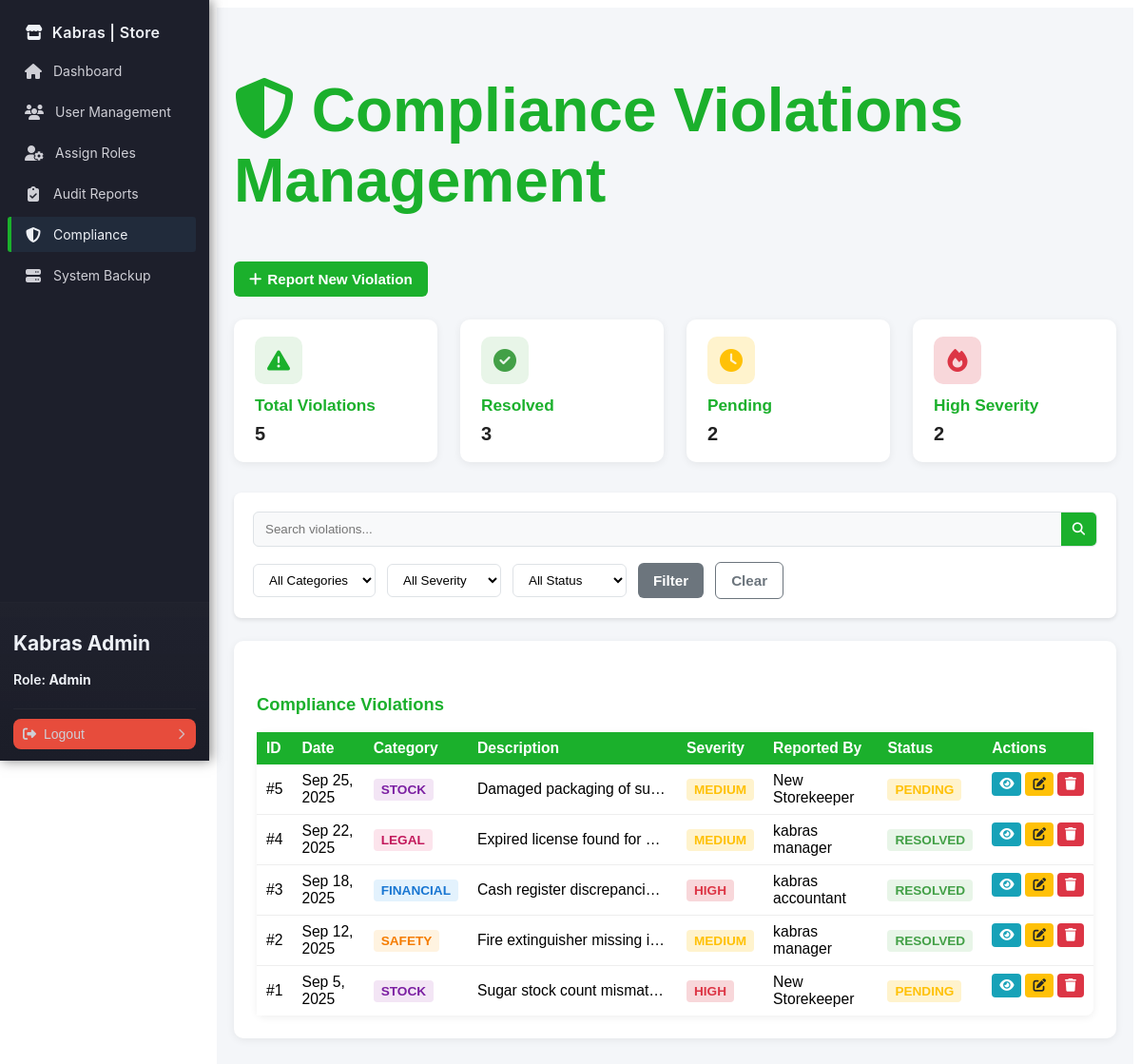
Screenshot of /admin/compliance.php (signed in) with the database file from the repository.
### tables this page shows
CREATE TABLE `users` (
  `id` int NOT NULL AUTO_INCREMENT,
  `name` varchar(100) NOT NULL,
  `email` varchar(100) NOT NULL,
  `password` varchar(255) NOT NULL,
  `phone` varchar(15) DEFAULT NULL,
  `national_id` varchar(20) DEFAULT NULL,
  `role` enum('Admin','StoreKeeper','Cashier','Manager','Accountant') NOT NULL,
  `last_login` datetime DEFAULT NULL,
  `created_at` timestamp NULL DEFAULT CURRENT_TIMESTAMP,
  `updated_at` timestamp NULL DEFAULT CURRENT_TIMESTAMP ON UPDATE CURRENT_TIMESTAMP,
  PRIMARY KEY (`id`),
  UNIQUE KEY `email` (`email`)
);

CREATE TABLE `compliance_violations` (
  `id` int NOT NULL AUTO_INCREMENT,
  `violation_date` datetime NOT NULL DEFAULT CURRENT_TIMESTAMP,
  `category` enum('Financial','Stock','Safety','Legal') NOT NULL,
  `reported_by` int NOT NULL,
  `description` text NOT NULL,
  `severity` enum('Low','Medium','High') NOT NULL DEFAULT 'Low',
  `status` enum('Pending','Resolved') NOT NULL DEFAULT 'Pending',
  `resolution_notes` text,
  `resolved_by` int DEFAULT NULL,
  `created_at` datetime DEFAULT CURRENT_TIMESTAMP,
  `updated_at` datetime DEFAULT CURRENT_TIMESTAMP ON UPDATE CURRENT_TIMESTAMP,
  PRIMARY KEY (`id`),
  KEY `reported_by` (`reported_by`),
  KEY `resolved_by` (`resolved_by`),
  CONSTRAINT `compliance_violations_ibfk_2` FOREIGN KEY (`resolved_by`) REFERENCES `users` (`id`)
);

### admin/compliance.php (the view, shortened to what the rows shown need)
<?php
require_once '../handlers/AuthHandler.php';
require_once '../handlers/AuditHandler.php';
require_once '../app/models/User.php';
$authHandler = new AuthHandler();
$auditHandler = new AuditHandler();
$currentUser = $authHandler->getCurrentUser();
$filters = [];
$page = isset($_GET['page']) ? (int)$_GET['page'] : 1;
$limit = 10;
$violations = $auditHandler->getComplianceViolations($page, $limit, $filters);
?>
<!DOCTYPE html>
<html lang="en">
<head>
    <link rel="stylesheet" href="../assets/css/sidebar.css">
    <link rel="stylesheet" href="../assets/css/compliance.css">
    <link rel="stylesheet" href="https://cdnjs.cloudflare.com/ajax/libs/font-awesome/6.4.0/css/all.min.css">
</head>
<body>
    <?php include '../includes/sidebar.php'; ?>
    <main class="compliance-main-content">
        <div class="compliance-container">
            <div class="compliance-title">
                <h1><i class="fas fa-shield-alt"></i> Compliance Violations Management</h1>
            </div>
            <div class="compliance-activities-row">
                <div class="compliance-table-card">
                    <table class="compliance-table">
                        <thead>
                            <tr>
                                <th>ID</th>
                                <th>Date</th>
                                <th>Category</th>
                                <th>Description</th>
                                <th>Severity</th>
                                <th>Reported By</th>
                                <th>Status</th>
                                <th>Actions</th>
                            </tr>
                        </thead>
                        <tbody>
                            <?php if (empty($violations)): ?>
                                <tr>
                                    <td colspan="8" class="no-data">No compliance violations found</td>
                                </tr>
                            <?php else: ?>
                                <?php foreach ($violations as $violation): ?>
                                    <tr>
                                        <td>#<?= $violation['id'] ?></td>
                                        <td><?= date('M j, Y', strtotime($violation['violation_date'])) ?></td>
                                        <td><span
                                                class="category-badge category-<?= strtolower($violation['category']) ?>"><?= $violation['category'] ?></span>
                                        </td>
                                        <td class="description-cell" title="<?= htmlspecialchars($violation['description']) ?>">
                                            <?= strlen($violation['description']) > 50 ? substr(htmlspecialchars($violation['description']), 0, 50) . '...' : htmlspecialchars($violation['description']) ?>
                                        </td>
                                        <td><span
                                                class="severity-badge severity-<?= strtolower($violation['severity']) ?>"><?= $violation['severity'] ?></span>
                                        </td>
                                        <td><?= htmlspecialchars($violation['reported_by_name']) ?></td>
                                        <td><span
                                                class="status-badge status-<?= strtolower($violation['status']) ?>"><?= $violation['status'] ?></span>
                                        </td>
                                        <td class="actions">
                                            <button onclick="viewViolation(<?= $violation['id'] ?>)" class="btn-action btn-view"
                                                title="View">
                                                <i class="fas fa-eye"></i>
                                            </button>
                                            <button onclick="editViolation(<?= $violation['id'] ?>)" class="btn-action btn-edit"
                                                title="Edit">
                                                <i class="fas fa-edit"></i>
                                            </button>
                                            <button onclick="deleteViolation(<?= $violation['id'] ?>)" class="btn-action btn-delete"
                                                title="Delete">
                                                <i class="fas fa-trash"></i>
                                            </button>
                                        </td>
                                    </tr>
                                <?php endforeach; ?>
                            <?php endif; ?>
                        </tbody>
                    </table>
                </div>
            </div>
        </div>
    </main>
</body>
</html>

### includes/sidebar.php (shortened to what the rows shown need)
<link rel="stylesheet" href="https://cdnjs.cloudflare.com/ajax/libs/font-awesome/6.4.0/css/all.min.css"
 />
<aside class="sidebar" role="navigation" aria-label="Main Sidebar">
    <div class="sidebar-inner">
        <div class="sidebar-footer" role="region" aria-label="User actions">
            <div class="user-name">
                <h2>
                    <?php
                    if (isset($currentUser) && isset($currentUser['name']) && $currentUser['name']) {
                        echo htmlspecialchars($currentUser['name']);
                    } elseif (isset($_SESSION['user_name']) && $_SESSION['user_name']) {
                        echo htmlspecialchars($_SESSION['user_name']);
                    } else {
                        echo 'Guest';
                    }
                    ?>
                </h2>
                <p>Role: <strong>
                        <?php
                        if (isset($currentUser) && isset($currentUser['role']) && $currentUser['role']) {
                            echo htmlspecialchars($currentUser['role']);
                        } elseif (isset($_SESSION['user_role']) && $_SESSION['user_role']) {
                            echo htmlspecialchars($_SESSION['user_role']);
                        } else {
                            echo 'No Role';
                        }
                        ?>
                    </strong></p>
            </div>
        </div>
    </div>
</aside>

### rows the page displays
users: name "Kabras Admin", role "Admin"
compliance_violations: id "5", violation_date "Sep 25, 2025", category "STOCK", description "Damaged packaging of su…", severity "MEDIUM", users.name "New Storekeeper", status "PENDING"
compliance_violations: id "4", violation_date "Sep 22, 2025", category "LEGAL", description "Expired license found for…", severity "MEDIUM", users.name "kabras manager", status "RESOLVED"
compliance_violations: id "3", violation_date "Sep 18, 2025", category "FINANCIAL", description "Cash register discrepanci…", severity "HIGH", users.name "kabras accountant", status "RESOLVED"
compliance_violations: id "2", violation_date "Sep 12, 2025", category "SAFETY", description "Fire extinguisher missing i…", severity "MEDIUM", users.name "kabras manager", status "RESOLVED"
compliance_violations: id "1", violation_date "Sep 5, 2025", category "STOCK", description "Sugar stock count mismat…", severity "HIGH", users.name "New Storekeeper", status "PENDING"

### other values shown
$it['label'] "Dashboard"
$it['label'] "User Management"
$it['label'] "Assign Roles"
$it['label'] "Audit Reports"
$it['label'] "Compliance"
$it['label'] "System Backup"
$stats['compliance_violations']['total_violations'] "5"
$stats['compliance_violations']['resolved_violations'] "3"
$stats['compliance_violations']['pending_violations'] "2"
$stats['compliance_violations']['high_severity'] "2"
